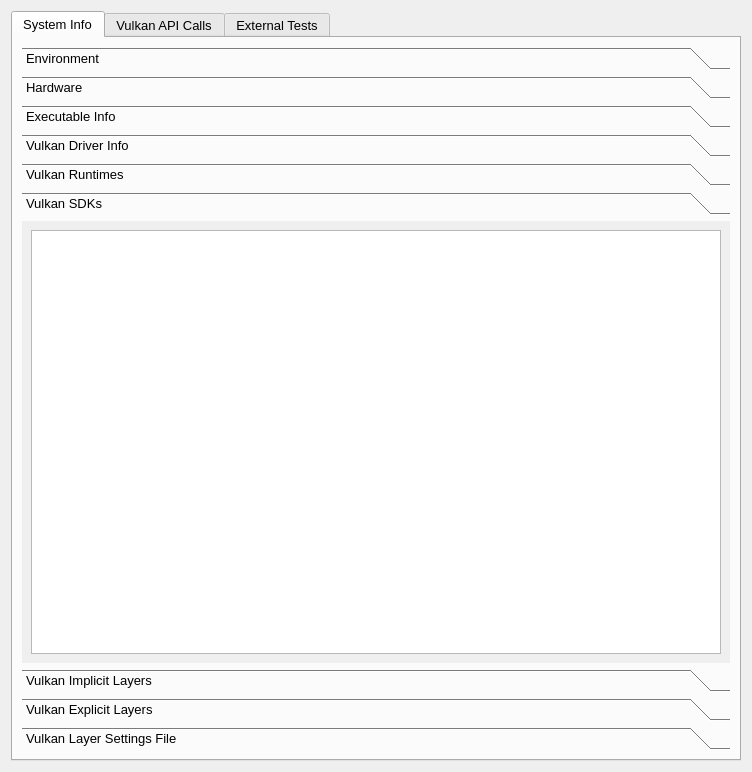
<?xml version="1.0" encoding="UTF-8"?>
<ui version="4.0">
 <class>dlgVulkanAnalysis</class>
 <widget class="QDialog" name="dlgVulkanAnalysis">
  <property name="geometry">
   <rect>
    <x>0</x>
    <y>0</y>
    <width>752</width>
    <height>772</height>
   </rect>
  </property>
  <property name="font">
   <font>
    <family>Arial</family>
    <pointsize>10</pointsize>
   </font>
  </property>
  <property name="windowTitle">
   <string>Vulkan Installation Analysis</string>
  </property>
  <layout class="QVBoxLayout" name="verticalLayout_2">
   <item>
    <layout class="QVBoxLayout" name="verticalLayout" stretch="0">
     <property name="spacing">
      <number>1</number>
     </property>
     <property name="sizeConstraint">
      <enum>QLayout::SetMaximumSize</enum>
     </property>
     <item>
      <widget class="QTabWidget" name="tabWidget">
       <property name="currentIndex">
        <number>0</number>
       </property>
       <widget class="QWidget" name="system">
        <attribute name="title">
         <string>System Info</string>
        </attribute>
        <layout class="QVBoxLayout" name="verticalLayout_3">
         <item>
          <widget class="QToolBox" name="systemInfo">
           <property name="currentIndex">
            <number>5</number>
           </property>
           <widget class="QWidget" name="environment">
            <property name="geometry">
             <rect>
              <x>0</x>
              <y>0</y>
              <width>708</width>
              <height>435</height>
             </rect>
            </property>
            <attribute name="label">
             <string>Environment</string>
            </attribute>
            <layout class="QHBoxLayout" name="horizontalLayout">
             <item>
              <widget class="QTableWidget" name="envTable">
               <property name="showGrid">
                <bool>true</bool>
               </property>
               <property name="wordWrap">
                <bool>true</bool>
               </property>
               <attribute name="horizontalHeaderVisible">
                <bool>false</bool>
               </attribute>
               <attribute name="verticalHeaderVisible">
                <bool>false</bool>
               </attribute>
              </widget>
             </item>
            </layout>
           </widget>
           <widget class="QWidget" name="hardware">
            <property name="geometry">
             <rect>
              <x>0</x>
              <y>0</y>
              <width>708</width>
              <height>435</height>
             </rect>
            </property>
            <attribute name="label">
             <string>Hardware</string>
            </attribute>
            <layout class="QHBoxLayout" name="horizontalLayout_2">
             <item>
              <widget class="QTableWidget" name="hardwareTable">
               <attribute name="horizontalHeaderVisible">
                <bool>false</bool>
               </attribute>
               <attribute name="verticalHeaderVisible">
                <bool>false</bool>
               </attribute>
              </widget>
             </item>
            </layout>
           </widget>
           <widget class="QWidget" name="execInfo">
            <property name="geometry">
             <rect>
              <x>0</x>
              <y>0</y>
              <width>708</width>
              <height>435</height>
             </rect>
            </property>
            <attribute name="label">
             <string>Executable Info</string>
            </attribute>
            <layout class="QHBoxLayout" name="horizontalLayout_3">
             <item>
              <widget class="QTableWidget" name="executableTable">
               <attribute name="horizontalHeaderVisible">
                <bool>false</bool>
               </attribute>
               <attribute name="verticalHeaderVisible">
                <bool>false</bool>
               </attribute>
              </widget>
             </item>
            </layout>
           </widget>
           <widget class="QWidget" name="vulkanDriverInfo">
            <property name="geometry">
             <rect>
              <x>0</x>
              <y>0</y>
              <width>708</width>
              <height>435</height>
             </rect>
            </property>
            <attribute name="label">
             <string>Vulkan Driver Info</string>
            </attribute>
            <layout class="QHBoxLayout" name="horizontalLayout_4">
             <item>
              <widget class="QTableWidget" name="vkDriverInfoTable">
               <attribute name="horizontalHeaderVisible">
                <bool>false</bool>
               </attribute>
               <attribute name="verticalHeaderVisible">
                <bool>false</bool>
               </attribute>
              </widget>
             </item>
            </layout>
           </widget>
           <widget class="QWidget" name="vulkanRuntimes">
            <property name="geometry">
             <rect>
              <x>0</x>
              <y>0</y>
              <width>708</width>
              <height>435</height>
             </rect>
            </property>
            <attribute name="label">
             <string>Vulkan Runtimes</string>
            </attribute>
            <layout class="QHBoxLayout" name="horizontalLayout_5">
             <item>
              <widget class="QTableWidget" name="vkRuntimesTable">
               <attribute name="horizontalHeaderVisible">
                <bool>false</bool>
               </attribute>
               <attribute name="verticalHeaderVisible">
                <bool>false</bool>
               </attribute>
              </widget>
             </item>
            </layout>
           </widget>
           <widget class="QWidget" name="lunarGSDKs">
            <property name="geometry">
             <rect>
              <x>0</x>
              <y>0</y>
              <width>708</width>
              <height>435</height>
             </rect>
            </property>
            <attribute name="label">
             <string>Vulkan SDKs</string>
            </attribute>
            <layout class="QHBoxLayout" name="horizontalLayout_6">
             <item>
              <widget class="QTableWidget" name="lunarGSDKTable">
               <attribute name="horizontalHeaderVisible">
                <bool>false</bool>
               </attribute>
               <attribute name="verticalHeaderVisible">
                <bool>false</bool>
               </attribute>
              </widget>
             </item>
            </layout>
           </widget>
           <widget class="QWidget" name="vulkanImplicitLayers">
            <property name="geometry">
             <rect>
              <x>0</x>
              <y>0</y>
              <width>708</width>
              <height>435</height>
             </rect>
            </property>
            <attribute name="label">
             <string>Vulkan Implicit Layers</string>
            </attribute>
            <layout class="QHBoxLayout" name="horizontalLayout_7">
             <item>
              <widget class="QTableWidget" name="implicitLayersTable">
               <attribute name="horizontalHeaderVisible">
                <bool>false</bool>
               </attribute>
               <attribute name="verticalHeaderVisible">
                <bool>false</bool>
               </attribute>
              </widget>
             </item>
            </layout>
           </widget>
           <widget class="QWidget" name="vulkanExplicitLayers">
            <property name="geometry">
             <rect>
              <x>0</x>
              <y>0</y>
              <width>708</width>
              <height>435</height>
             </rect>
            </property>
            <attribute name="label">
             <string>Vulkan Explicit Layers</string>
            </attribute>
            <layout class="QHBoxLayout" name="horizontalLayout_8">
             <item>
              <widget class="QTableWidget" name="explicitLayersTable">
               <attribute name="horizontalHeaderVisible">
                <bool>false</bool>
               </attribute>
               <attribute name="verticalHeaderVisible">
                <bool>false</bool>
               </attribute>
              </widget>
             </item>
            </layout>
           </widget>
           <widget class="QWidget" name="vulkanLayerSettings">
            <property name="geometry">
             <rect>
              <x>0</x>
              <y>0</y>
              <width>708</width>
              <height>435</height>
             </rect>
            </property>
            <attribute name="label">
             <string>Vulkan Layer Settings File</string>
            </attribute>
            <layout class="QHBoxLayout" name="horizontalLayout_9">
             <item>
              <widget class="QTableWidget" name="layerSettingsTable">
               <attribute name="horizontalHeaderVisible">
                <bool>false</bool>
               </attribute>
               <attribute name="verticalHeaderVisible">
                <bool>false</bool>
               </attribute>
              </widget>
             </item>
            </layout>
           </widget>
          </widget>
         </item>
        </layout>
       </widget>
       <widget class="QWidget" name="api">
        <attribute name="title">
         <string>Vulkan API Calls</string>
        </attribute>
        <layout class="QHBoxLayout" name="horizontalLayout_10">
         <item>
          <widget class="QToolBox" name="toolBoxAPI">
           <property name="currentIndex">
            <number>0</number>
           </property>
           <widget class="QWidget" name="instance">
            <property name="geometry">
             <rect>
              <x>0</x>
              <y>0</y>
              <width>708</width>
              <height>585</height>
             </rect>
            </property>
            <attribute name="label">
             <string>Instance</string>
            </attribute>
            <layout class="QHBoxLayout" name="horizontalLayout_11">
             <item>
              <widget class="QTableWidget" name="instanceTable">
               <attribute name="horizontalHeaderVisible">
                <bool>false</bool>
               </attribute>
               <attribute name="verticalHeaderVisible">
                <bool>false</bool>
               </attribute>
              </widget>
             </item>
            </layout>
           </widget>
           <widget class="QWidget" name="physicalDevices">
            <property name="geometry">
             <rect>
              <x>0</x>
              <y>0</y>
              <width>98</width>
              <height>89</height>
             </rect>
            </property>
            <attribute name="label">
             <string>Physical Devices</string>
            </attribute>
            <layout class="QHBoxLayout" name="horizontalLayout_12">
             <item>
              <widget class="QTableWidget" name="physicalDevicesTable">
               <attribute name="horizontalHeaderVisible">
                <bool>false</bool>
               </attribute>
               <attribute name="verticalHeaderVisible">
                <bool>false</bool>
               </attribute>
              </widget>
             </item>
            </layout>
           </widget>
           <widget class="QWidget" name="logicalDevices">
            <property name="geometry">
             <rect>
              <x>0</x>
              <y>0</y>
              <width>98</width>
              <height>89</height>
             </rect>
            </property>
            <attribute name="label">
             <string>Logical Devices</string>
            </attribute>
            <layout class="QHBoxLayout" name="horizontalLayout_14">
             <item>
              <widget class="QTableWidget" name="logicalDevicesTable">
               <attribute name="horizontalHeaderVisible">
                <bool>false</bool>
               </attribute>
               <attribute name="verticalHeaderVisible">
                <bool>false</bool>
               </attribute>
              </widget>
             </item>
            </layout>
           </widget>
           <widget class="QWidget" name="cleanup">
            <property name="geometry">
             <rect>
              <x>0</x>
              <y>0</y>
              <width>98</width>
              <height>89</height>
             </rect>
            </property>
            <attribute name="label">
             <string>Cleanup</string>
            </attribute>
            <layout class="QHBoxLayout" name="horizontalLayout_15">
             <item>
              <widget class="QTableWidget" name="cleanupTable">
               <attribute name="horizontalHeaderVisible">
                <bool>false</bool>
               </attribute>
               <attribute name="verticalHeaderVisible">
                <bool>false</bool>
               </attribute>
              </widget>
             </item>
            </layout>
           </widget>
          </widget>
         </item>
        </layout>
       </widget>
       <widget class="QWidget" name="tests">
        <attribute name="title">
         <string>External Tests</string>
        </attribute>
        <layout class="QHBoxLayout" name="horizontalLayout_13">
         <item>
          <widget class="QTableWidget" name="externalTestsTable">
           <attribute name="horizontalHeaderVisible">
            <bool>false</bool>
           </attribute>
           <attribute name="verticalHeaderVisible">
            <bool>false</bool>
           </attribute>
          </widget>
         </item>
        </layout>
       </widget>
      </widget>
     </item>
    </layout>
   </item>
  </layout>
 </widget>
 <resources/>
 <connections/>
</ui>
